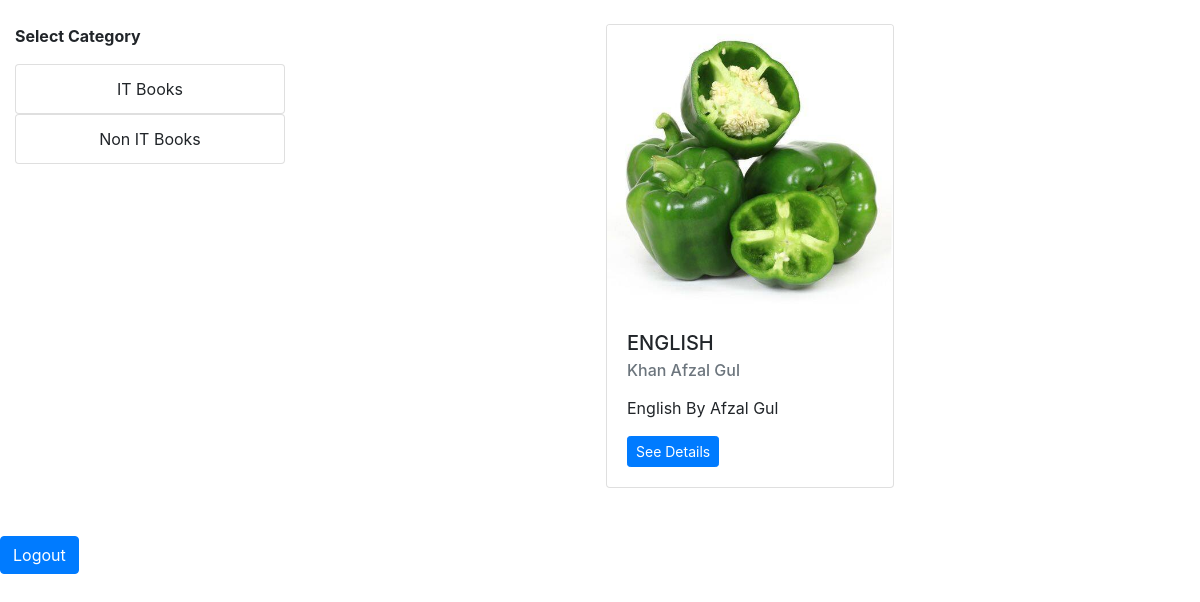
Screenshot of /home/?category=2 (signed in) with the database file from the repository.
### store/category.py (models this page shows, shortened)
class Category (models.Model):
    name=models.CharField(max_length=50)

### store/models.py (models this page shows)
class Book (models.Model):
    Title=models.CharField(max_length=100)
    Content=models.TextField()
    image=models.ImageField(upload_to="uploads/books",default=1)
    Author=models.CharField(max_length=100)
    category=models.ForeignKey(Category,on_delete=models.CASCADE,default=1)

### store/views.py (the view)
# urls.py: 2. Add a URL to urlpatterns:  path('', views.home, name='home')
@login_required(login_url="signin")
def home(request):
    data={}
    storedata=None
    categorydata=Category.objects.all()
    storedataid=request.GET.get('category')
    if storedataid:
        storedata=Book.objects.filter(category=storedataid)
    else:
        storedata=Book.objects.all()
    data={
        "storedata":storedata,
        "categorydata":categorydata,
    }
    return render(request,"home.html",data)

### templates/home.html (shortened to what this page needs)
<!doctype html>
<html lang="en">
  <head>
    <link rel="stylesheet" href="https://cdn.jsdelivr.net/npm/bootstrap@4.3.1/dist/css/bootstrap.min.css">
  </head>
  <body>
    <div class="container-fluid">
      <div class="row">
        <div class="col-lg-3 mx-auto mt-4">
          <p><b>Select Category</b></p>
          {% for cat in categorydata %}
          <div class="list-group">
            <a href="?category={{cat.id}}" class="list-group-item btn">{{cat.name}}</a>
          </div>
          {% endfor %}
        </div>
        <div class="row mx-auto col-lg-9">
          {% for n in storedata %}
          <div class="card mx-auto mt-4" style="width:18rem;">
            <img src={{n.image.url}} class="card-img-top" alt="...">
            <div class="card-body">
              <h5 class="card-title">{{n.Title | upper}}</h5>
              <h6 class="card-subtitle mb-2 text-muted "><p>{{n.Author | title}}</p></h6>
              <p class="card-text">{{n.Content | safe}}</p>
              <a href="{% url 'logout' %}" class="btn btn-primary btn-sm">See Details</a>
            </div>
          </div>
          {% endfor %}
      </div>
      </div>
    </div>
    <br> <br>
    <a href="{% url 'logout' %}" class="btn btn-primary">Logout</a>
  </body>
</html>

### rows the page displays
Category: name "IT Books"
Category: name "Non IT Books"
Book: image (picture), Title "ENGLISH", Author "Khan Afzal Gul", Content "English By Afzal Gul"
